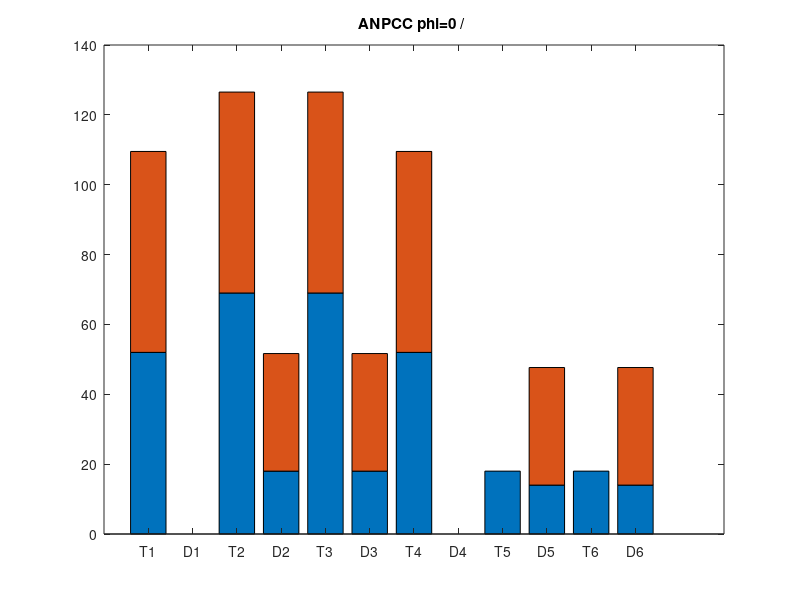

MATLAB code to generate this figure:
%% Design parameters
f__s=20000;
U__DC=900;
Vac=400;
Pac=100000; %% 200 kW
Iac_rms=Pac/(sqrt(3)*Vac);

ddeg=0;
% ddeg=-180:1:180;
d=ddeg/180.*pi;
I__ac=sqrt(2)*Iac_rms; %%% peak AC current

m=Vac*2*sqrt(2)/sqrt(3)/U__DC; % modulation index

t__a=0.5; %%% I divide the zero path in the two cases 
% t__a indicates the zero sequences P <--> 0U1/0U2 and N <--> 0L1/0L2
% t__a is the time when the zero voltage current flows in the same
% direction of P or N
t__b=1-t__a;  %%%  t__b indicates the zero sequences opposite to P or N / t__b=1-t__a
U__s=1; %%% time p.u. on sequence N <--> 0U1 / N <--> 0U2 is (1-U__s)
L__s=1; %%% time p.u. on sequence N <--> 0L1 / N <--> 0L2 is (1-L__s)

%%% for optimal losses sharing t__a=0.5 / U__s=1 / L__s=1

%% IGBT 1 parameters

U__Bt=300;
b__0t=0; 
b__1t=6.1203e-05;
b__2t=-1.3600e-08; 

rt=0.0038;
Vt=0.735;

% % % % % %%% IGBT 2 parameters
% % % % % 
% % % % % U__Bt=600;
% % % % % b__0t=0; 
% % % % % b__1t=1.8682e-04;
% % % % % b__2t=3.4499e-08; 
% % % % % 
% % % % % rt=0.0055;
% % % % % Vt=0.56;

%% Diode 1-2 parameters

U__Bd=300;
b__0d=0;
b__1d=0.000040843026433002205;
b__2d=-3.930898280888438e-8;

rd=0.0024;
Vd=0.97;

%% RMS currents

irms_t14=sqrt(2).*sqrt(3).*(cos(d)+1).*sqrt(m).*abs(I__ac)/(6.*sqrt(pi));

irms_t23=sqrt(3).*sqrt(((-6.*t__b+3).*sin(abs(d))+8.*m.*t__b).*cos(abs(d))+...
    (6.*abs(d)-3.*pi).*t__b-3.*abs(d)+3.*pi).*abs(I__ac)/(6.*sqrt(pi));

% sqrt(3).*sqrt(-2.*m.*(t__a-t__b).*cos(d).^2+((3.*t__a+3.*t__b-3).*sin(d)+...
%     4.*m.*(t__a+t__b)).*cos(d)+(-3.*d-2.*m).*t__a+(-3.*d+2.*m-3.*pi).*t__b+3.*d+3.*pi).*abs(I__ac)/(6.*sqrt(pi));

irms_t56=sqrt(3).*sqrt(-2.*m.*(t__a+t__b).*cos(abs(d))^2+(4.*(m-3.*sin(abs(d)).*(1/4))).*(t__a-t__b).*cos(abs(d))+...
    (-3.*abs(d)-2.*m+3.*pi).*t__b+3.*t__a.*(abs(d)-2.*m.*(1/3))).*abs(I__ac)/(6.*sqrt(pi));


% sqrt(3).*sqrt(-4.*t__b.*(m.*cos(d).^2+m-3.*pi.*(1/4))).*m.*abs(I__ac)/(6.*sqrt(pi));

irms_d14=-sqrt(2).*sqrt(3).*(cos(d)-1).*sqrt(m).*abs(I__ac)/(6.*sqrt(pi));

irms_d23=sqrt(3).*sqrt(((6.*t__b-3).*sin(abs(d))-8.*m.*t__b).*cos(abs(d))+...
    (-6.*abs(d)+3.*pi).*t__b+3.*abs(d)).*abs(I__ac)/(6.*sqrt(pi));

% sqrt(3).*sqrt(2.*m.*(t__a-t__b).*cos(d).^2+((-3.*t__a-3.*t__b+3).*sin(d)-4.*m.*(t__a+...
%     t__b)).*cos(d)+(3.*d+2.*m).*t__a+(3.*d-2.*m+3.*pi).*t__b-3.*d).*abs(I__ac)/(6.*sqrt(pi));

irms_d56=sqrt(3).*sqrt(-2.*cos(abs(d))^2+(4.*(1-3.*sin(abs(d)).*(1/4))).*cos(abs(d))-2+...
    3.*abs(d))/(6.*sqrt(pi));


% sqrt(3).*sqrt(-(4.*(m.*cos(d).^2+m-3.*pi.*(1/4))).*t__a).*abs(I__ac)/(6.*sqrt(pi));

%% AVG currents

iavg_t14=-m.*((-pi+abs(d)).*cos(abs(d))-sin(abs(d))).*I__ac/(4.*pi);

iavg_t23=I__ac*(2+(pi*m*t__b-4*t__b+2)*cos(abs(d)))/(4*pi);

% I__ac.*(((-2+(pi-abs(d)).*m).*t__b+m.*t__a.*abs(d)-2.*t__a+2).*cos(abs(d))-m.*(t__a-...
%     t__b).*sin(abs(d))+2.*t__a-2.*t__b+2)/(4.*pi);

iavg_t56=I__ac*(((2+(-pi+abs(d))*m)*t__b+t__a*(abs(d)*m-2))*cos(abs(d))-(t__a+...
    t__b)*(m*sin(abs(d))-2))/(4*pi);

% I__ac.*(m.*(abs(d)-(1/2).*pi).*cos(abs(d))-m.*sin(abs(d))+2).*t__b/(2.*pi);

iavg_d14=-I__ac.*m.*(cos(abs(d)).*abs(d)-sin(abs(d)))/(4.*pi);

iavg_d23=-(-2+(pi*m*t__b-4*t__b+2)*cos(abs(d)))*I__ac/(4*pi);

% -I__ac.*(((-2+(pi-abs(d)).*m).*t__b+m.*t__a.*abs(d)-2.*t__a+2).*cos(abs(d))-m.*(t__a-...
%     t__b).*sin(abs(d))+2.*t__a-2.*t__b-2)/(4.*pi);

iavg_d56=I__ac*(((2+(-pi+abs(d))*m)*t__a+t__b*(abs(d)*m-2))*cos(abs(d))-...
    (t__a+t__b)*(m*sin(abs(d))-2))/(4*pi);

% I__ac.*(m.*(abs(d)-(1/2).*pi).*cos(abs(d))-m.*sin(abs(d))+2).*t__a/(2.*pi);

%% Conduction losses

Pc_t1=irms_t14.^2*rt+iavg_t14*Vt;

Pc_t2=irms_t23.^2*rt+iavg_t23*Vt;

Pc_t3=Pc_t2;

Pc_t4=Pc_t1;

Pc_t5=irms_t56.^2*rt+iavg_t56*Vt;

Pc_t6=Pc_t5;

Pc_d1=irms_d14.^2*rd+iavg_d14*Vd;

Pc_d2=irms_d23.^2*rd+iavg_d23*Vd;

Pc_d3=Pc_d2;

Pc_d4=Pc_d1;

Pc_d5=irms_d56.^2*rd+iavg_d56*Vd;

Pc_d6=Pc_d5;

Pc_comp=[Pc_t1 Pc_d1 Pc_t2 Pc_d2 Pc_t3 Pc_d3 Pc_t4 Pc_d4 Pc_t5 Pc_d5 Pc_t6 Pc_d6];

Pc_tot=sum(Pc_comp);

%% Switching losses

Ps_t14=-(t__a+(1-t__a)*(1-L__s)).*f__s.*U__DC.*(-(1/2).*I__ac.*(b__2t.*I__ac.*sin(abs(d))+2.*b__1t).*cos(abs(d))+...
    (1/2).*b__2t.*(-pi+abs(d)).*I__ac^2-b__1t.*I__ac+b__0t.*(-pi+abs(d)))/(4.*U__Bt.*pi);

Ps_t23=U__DC.*(-(b__2t.*I__ac.*sin(abs(d))+2.*b__1t).*I__ac.*((-1+t__a).*L__s+t__b).*cos(abs(d))+...
    ((-1+t__a).*(-pi+abs(d)).*L__s+abs(d).*t__b).*b__2t.*I__ac^2+(2.*((1-t__a).*L__s+t__b)).*b__1t.*I__ac+...
    (2.*((-1+t__a).*(-pi+abs(d)).*L__s+abs(d).*t__b)).*b__0t).*f__s/(8.*pi.*U__Bt);

% (-I__ac.*((-1+t__a).*L__s+t__a).*(b__2t.*I__ac.*sin(abs(d))+2.*b__1t).*cos(abs(d))+...
%     b__2t.*((-1+t__a).*(-pi+abs(d)).*L__s+abs(d).*t__a).*I__ac^2-(2.*((-1+...
%     t__a).*L__s-t__a)).*b__1t.*I__ac+(2.*((-1+t__a).*(-pi+abs(d)).*L__s+...
%     abs(d).*t__a)).*b__0t).*U__DC.*f__s/(8.*pi.*U__Bt);

Ps_t56=-(1-t__b).*f__s.*U__DC.*(b__2t.*I__ac^2.*cos(abs(d)).*sin(abs(d))-b__2t.*I__ac^2.*abs(d)+...
    2.*b__1t.*I__ac.*cos(abs(d))-2.*b__1t.*I__ac-2.*b__0t.*abs(d))/(8.*U__Bt.*pi);

Ps_d14=-(1-U__s*t__b).*f__s.*U__DC.*(b__2d.*I__ac^2.*cos(abs(d)).*sin(abs(d))-b__2d.*I__ac^2.*abs(d)+...
    2.*b__1d.*I__ac.*cos(abs(d))-2.*b__1d.*I__ac-2.*b__0d.*abs(d))/(8.*U__Bd.*pi);

Ps_d23=(-I__ac.*(b__2d.*I__ac.*sin(abs(d))+2.*b__1d).*(U__s.*t__b+...
    t__a-1).*cos(abs(d))+b__2d.*((-pi+abs(d)).*t__a+abs(d).*t__b.*U__s-...
    abs(d)+pi).*I__ac^2+2.*b__1d.*(U__s.*t__b-t__a+1).*I__ac+(2.*((-pi+...
    abs(d)).*t__a+abs(d).*t__b.*U__s-abs(d)+pi)).*b__0d).*U__DC.*f__s/(8.*pi.*U__Bd);

% (-(-1+(U__s+1).*t__a).*I__ac.*(b__2d.*I__ac.*sin(abs(d))+2.*b__1d).*cos(abs(d))...
%     +b__2d.*(((U__s+1).*abs(d)-pi).*t__a-abs(d)+pi).*I__ac^2+(2.*(1+...
%     (-1+U__s).*t__a)).*b__1d.*I__ac+(2.*(((U__s+1).*abs(d)-pi).*t__a-abs(d)+...
%     pi)).*b__0d).*U__DC.*f__s/(8.*pi.*U__Bd);

Ps_d56=-t__a.*f__s.*U__DC.*(-(1/2).*I__ac.*(b__2d.*I__ac.*sin(abs(d))+2.*b__1d).*cos(abs(d))+...
    (1/2).*b__2d.*(-pi+abs(d)).*I__ac^2-b__1d.*I__ac+b__0d.*(-pi+abs(d)))/(4.*U__Bd.*pi);


Ps_t1=Ps_t14;

Ps_t2=Ps_t23;

Ps_t3=Ps_t2;

Ps_t4=Ps_t1;

Ps_t5=Ps_t56;

Ps_t6=Ps_t5;

Ps_d1=Ps_d14;

Ps_d2=Ps_d23;

Ps_d3=Ps_d2;

Ps_d4=Ps_d1;

Ps_d5=Ps_d56;

Ps_d6=Ps_d5;

Ps_comp=[Ps_t1 Ps_d1 Ps_t2 Ps_d2 Ps_t3 Ps_d3  Ps_t4 Ps_d4 Ps_t5 Ps_d5 Ps_t6  Ps_d6];

Ps_tot=sum(Ps_comp);

%% total losses per component

Pt1=Pc_t1+Ps_t1;

Pt2=Pc_t2+Ps_t2;

Pt3=Pc_t3+Ps_t3;

Pt4=Pc_t4+Ps_t4;

Pt5=Pc_t5+Ps_t5;

Pt6=Pc_t6+Ps_t6;

Pd1=Pc_d1+Ps_d1;

Pd2=Pc_d2+Ps_d2;

Pd3=Pc_d3+Ps_d3;

Pd4=Pc_d4+Ps_d4;

Pd5=Pc_d5+Ps_d5;

Pd6=Pc_d6+Ps_d6;

Ptot_comp=[Pt1 Pd1 Pt2 Pd2 Pt3 Pd3 Pt4 Pd4 Pt5 Pd5 Pt6 Pd6];

Ptot=(Pc_tot+Ps_tot)*3;

%% Plotting 

Pc_comp=round(Pc_comp);
figure;
bar(transpose([Pc_comp; Ps_comp]),'stacked')
xticklabels({'T1','D1','T2','D2','T3','D3','T4','D4','T5','D5','T6','D6'})
title('ANPCC phi=0 / ')